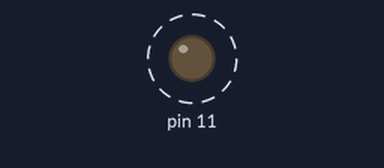
Bench run of a sketch on a simulated Arduino Uno, built with avr-gcc and run on an emulated ATmega328P. On the bench: output pins drawn as LEDs (lit = HIGH). Dashed ring = blinking.

Above: at 0.5 s.
Timing chart, 0 to 4.6 s (numbered marks = the images above):
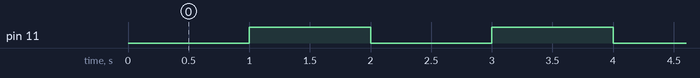

The sketch:

millisPractice.ino
```cpp
unsigned long previousMillis = 0;
const long interval = 1000;
bool light = false;


void setup() {
  // put your setup code here, to run once:
  pinMode(11, 1);

}

void loop() {
  // put your main code here, to run repeatedly:
  unsigned long currentMillis = millis();
  if(currentMillis - previousMillis >= interval){
    if(!light){
      digitalWrite(11, 1);
      light = true;
    }else{
      digitalWrite(11, 0);
      light = false;
    }
    previousMillis = currentMillis;
  }
}
```

Measured:
- by itself, pin 11: alternates HIGH for 1.0 s and LOW for 1.0 s
